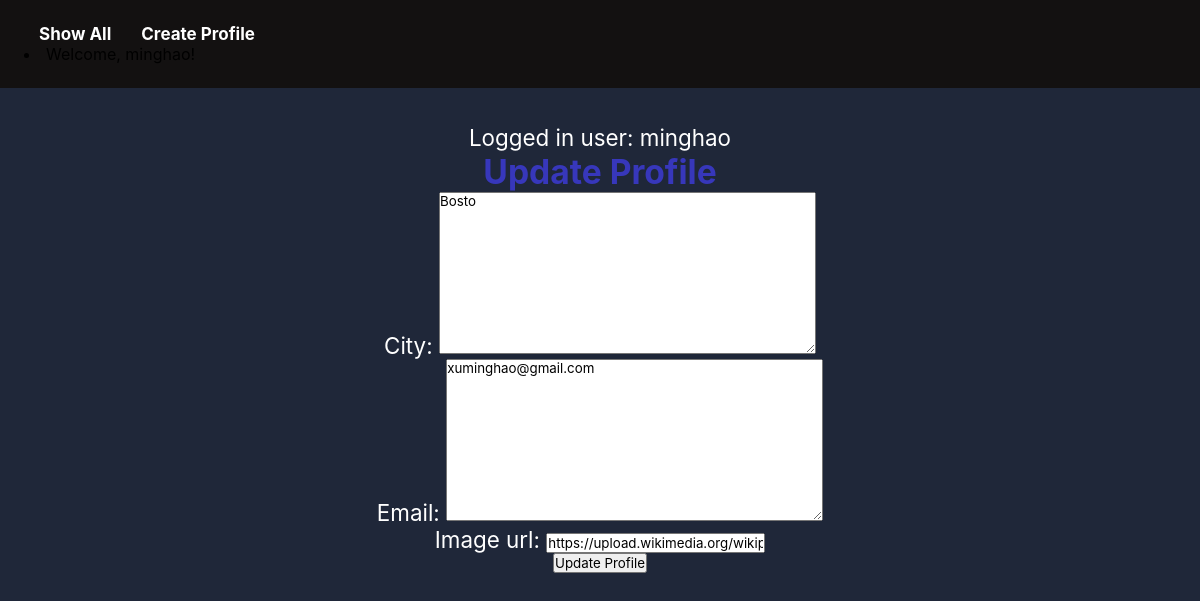
Before: /mini_fb/profile/1/update/ (signed in) with the older database file.
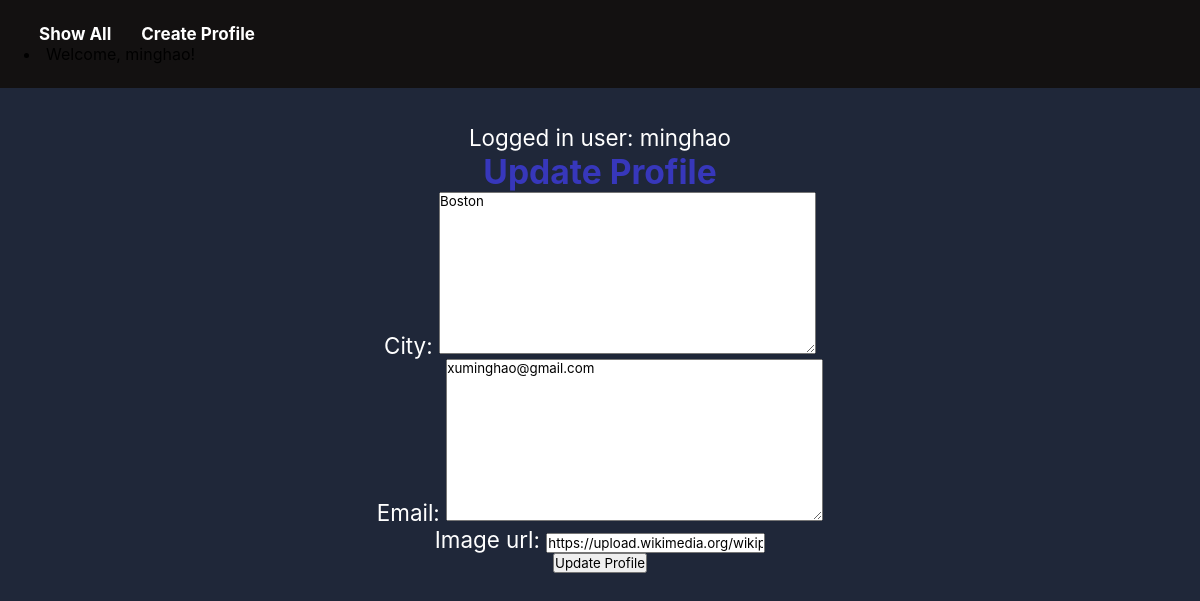
After: the same page with the newer database file.
### mini_fb/models.py (models this page shows, shortened)
class Profile(models.Model):
    first_name = models.TextField(blank=False)
    last_name = models.TextField(blank=False)
    city = models.TextField(blank=False)
    email = models.TextField(blank=False)
    image_url = models.URLField(blank=True)
    user = models.ForeignKey(User, on_delete=models.CASCADE, null=True, blank=True)

### mini_fb/views.py (the view, shortened to what this page needs)
# urls.py: path('profile/<int:pk>/update/', views.UpdateProfileView.as_view(), name='update_profile'),
class UpdateProfileView(LoginRequiredMixin, UpdateView):
    model = Profile
    form_class = UpdateProfileForm
    template_name = 'mini_fb/update_profile_form.html'
    def dispatch(self, request, *args, **kwargs):
        profile = self.get_object()
        if profile.user != request.user:
            return redirect('show_profile', pk=profile.pk)
        return super().dispatch(request, *args, **kwargs)

### mini_fb/forms.py
class UpdateProfileForm(forms.ModelForm):
    class Meta:
        model = Profile
        fields = ['city', 'email', 'image_url']

### mini_fb/templates/mini_fb/update_profile_form.html (shortened to what this page needs)
{% extends 'mini_fb/base.html' %}
{% block content %}
<h2>Update Profile</h2>
<form method="post">
    {{ form.as_p }}
    <button type="submit">Update Profile</button>
</form>
{% endblock %}

### mini_fb/templates/mini_fb/base.html (shortened to what this page needs)
{% load static %}
<html>
    <head>
        <link rel="stylesheet" href="{% static 'stylesmini.css' %}">
    </head>
    <body>
        <header>
            <nav>
                <ul>
                    <li><a href="{% url 'show_all_profiles' %}">Show All</a></li>
                    <li><a href="{% url 'create_profile' %}">Create Profile</a></li>
                </ul>
                {% if user.is_authenticated %}
                    <li>Welcome, {{ user.username }}!</li>
                {% else %}
                    <li>You are not logged in.</li>
                {% endif %}
            </nav>
        </header>
        <main>
            <div>
                {% if request.user.is_authenticated %}
                    Logged in user: {{request.user}}
                {% else %}
                    Not logged in.
                {% endif %}
            </div>
            {% block content %}{% endblock %}
        </main>
    </body>
</html>

### mini_fb/static/stylesmini.css (style rules this page uses)
* { margin:0; padding: 0; font-family: medium-content-sans-serif-font, -apple-system, BlinkMacSystemFont, "Segoe UI", Roboto, Oxygen, Ubuntu, Cantarell, "Open Sans", "Helvetica Neue", sans-serif; }
body { align-content: center; background-color:#1F2739; }
header { background-color:rgb(19, 17, 17); padding: 3vh; }
nav ul { display: flex; list-style-type: none; }
nav ul li { margin:0 15px; }
nav a { text-decoration:none; color: white; font-weight: bold; font-size: calc(5px + 1vw); }
main { background-color:#1F2739; margin: auto; color: white; font-size: 140%; text-align: center; padding:3%; min-height:100vh; }
h2 { color: rgb(55, 55, 187); }

Changed rows visible on the page:
changed Profile "xuminghao@gmail.com": city "Bosto" → "Boston"
